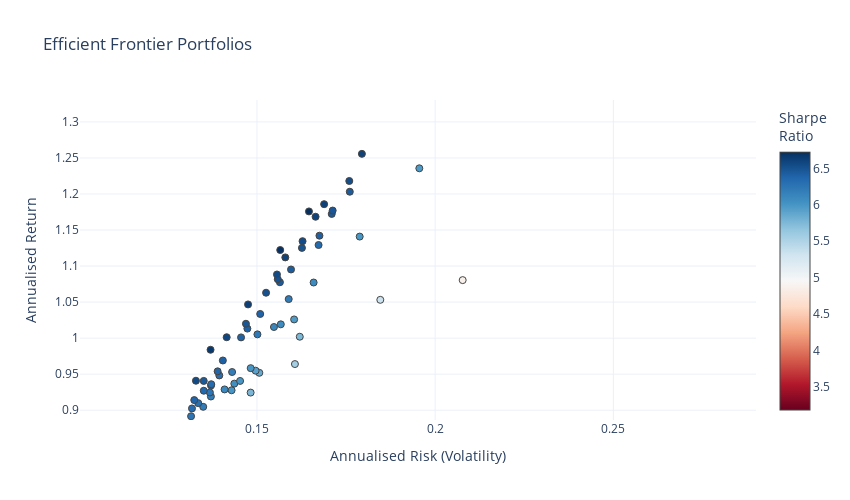

The notebook cell saved with this chart:
### Code cell
#-- Create random portfolio weights and indexes
#- How many assests in the portfolio
n_assets = 4

mean_variance_pairs = []
weights_list=[]
tickers_list=[]

for i in tqdm(range(10000)):
    next_i = False
    while True:
        #- Choose assets randomly without replacement
        assets = np.random.choice(list(e_daily_returns.columns), n_assets, replace=False)
        #- Choose weights randomly ensuring they sum to one
        weights = np.random.rand(n_assets)
        weights = weights/sum(weights)

        #-- Loop over asset pairs and compute portfolio return and variance
        portfolio_E_Variance = 0
        portfolio_E_Return = 0
        for i in range(len(assets)):
            portfolio_E_Return += weights[i] * mus.loc[assets[i]]
            for j in range(len(assets)):
                portfolio_E_Variance += weights[i] * weights[j] * cov.loc[assets[i], assets[j]]

        #-- Skip over dominated portfolios
        for R,V in mean_variance_pairs:
            if (R > portfolio_E_Return) & (V < portfolio_E_Variance):
                next_i = True
                break
        if next_i:
            break

        #-- Add the mean/variance pairs to a list for plotting
        mean_variance_pairs.append([portfolio_E_Return, portfolio_E_Variance])
        weights_list.append(weights)
        tickers_list.append(assets)
        break

print (len(mean_variance_pairs))

import pandas as pd
import numpy as np
import plotly.graph_objects as go

# Convert the list from before into an array for easy plotting
mean_variance_pairs = np.array(mean_variance_pairs)

risk_free_rate = 0.07

# Create lists to store portfolio information
stocks_in_portfolios = []
weights_in_portfolios = []
portfolio_names = []  # List to store portfolio names

# Iterate through each portfolio
for i in range(len(tickers_list)):
    # Extract stocks and their weightage for the portfolio
    assets = tickers_list[i]
    weights = weights_list[i]
    
    # Append to the lists
    stocks_in_portfolios.append(", ".join([asset.split(":")[0] for asset in assets]))  # Extracting only the stock names
    weights_in_portfolios.append(", ".join([f"{weight:.2f}" for weight in weights]))  # Extracting only the weights
    portfolio_names.append(f'Portfolio {i+1}')  # Assigning portfolio names

# Create DataFrame from the collected portfolio data
portfolio_df = pd.DataFrame({'Portfolio Name': portfolio_names,
                             'Stocks': stocks_in_portfolios,
                             'Weights': weights_in_portfolios})

# Print portfolio information
print(portfolio_df)

# Create the figure
fig = go.Figure()
fig.add_trace(go.Scatter(x=mean_variance_pairs[:,1]**0.5, y=mean_variance_pairs[:,0], 
                      marker=dict(color=(mean_variance_pairs[:,0]-risk_free_rate)/(mean_variance_pairs[:,1]**0.5), 
                                  showscale=True, 
                                  size=7,
                                  line=dict(width=1),
                                  colorscale="RdBu",
                                  colorbar=dict(title="Sharpe<br>Ratio")
                                 ), 
                      mode='markers',
                      text=[f"{portfolio_names[i]}<br>{str(np.array(tickers_list[i]))}<br>{str(np.array(weights_list[i]).round(2))}" for i in range(len(tickers_list))]))  # Add portfolio names to text
fig.update_layout(template='plotly_white',
                  xaxis=dict(title='Annualised Risk (Volatility)'),
                  yaxis=dict(title='Annualised Return'),
                  title='Efficient Frontier Portfolios',
                  width=850,
                  height=500)
fig.update_xaxes(range=[0.18, 0.35])
fig.update_yaxes(range=[0.05,0.29])
fig.update_layout(coloraxis_colorbar=dict(title="Sharpe Ratio"))

# Show the figure
fig.show()

### Figure 1 — Plotly figure (JSON) as saved in the notebook; plotly's stock layout.template omitted (floating-point values rounded to 4 significant figures)
{"data": [{"marker": {"color": [5.853, 3.192, 4.335, 5.07, 4.78, 4.843, 3.974, 5.752, 4.848, 5.309, 5.223, 4.622, 5.291, 5.325, 4.539, 5.527, 4.865, 6.194, 4.2, 6.071, 4.999, 4.919, 4.833, 5.914, 4.805, 5.993, 6.318, 5.087, 5.565, 5.959, 5.764, 6.397, 5.988, 3.777, 6.058, 5.472, 5.69, 5.424, 6.035, 6.186, 5.597, 6.447, 5.485, 5.993, 6.109, 3.18, 6.385, 6.399, 6.003, 6.426, 4.959, 6.193, 6.229, 6.332, 6.095, 5.117, 5.586, 6.173, 5.656, 6.303, 6.298, 6.247, 5.644, 6.599, 6.581, 5.247, 4.786, 6.622, 6.44, 5.837, 5.391, 6.361, 6.465, 6.437, 5.645, 5.075, 6.526, 5.28, 6.509, 6.609, 6.291, 6.289, 6.247, 6.315, 5.391, 6.597, 5.817, 6.719, 6.314, 6.722, 6.345, 6.402, 6.492, 6.403, 6.489, 5.606, 6.539, 6.672, 6.446, 6.374, 6.544, 6.466, 6.554, 5.611, 6.146, 5.161, 6.15, 5.961, 6.607], "colorbar": {"title": {"text": "Sharpe<br>Ratio"}}, "colorscale": [[0, "rgb(103,0,31)"], [0.1, "rgb(178,24,43)"], [0.2, "rgb(214,96,77)"], [0.3, "rgb(244,165,130)"], [0.4, "rgb(253,219,199)"], [0.5, "rgb(247,247,247)"], [0.6, "rgb(209,229,240)"], [0.7, "rgb(146,197,222)"], [0.8, "rgb(67,147,195)"], [0.9, "rgb(33,102,172)"], [1, "rgb(5,48,97)"]], "line": {"width": 1}, "showscale": true, "size": 7}, "mode": "markers", "text": ["Portfolio 1<br>['COALINDIA.NS' 'POWERGRID.NS' 'DRREDDY.NS' 'BPCL.NS' 'LT.NS']<br>[0.26 0.18 0.19 0.21 0.16]", "Portfolio 2<br>['JSWSTEEL.NS' 'COALINDIA.NS' 'HCLTECH.NS' 'VEDL.NS' 'POWERGRID.NS']<br>[0.27 0.1  0.41 0.14 0.08]", "Portfolio 3<br>['VEDL.NS' 'INFY.NS' 'DRREDDY.NS' 'ONGC.NS' 'LT.NS']<br>[0.01 0.03 0.44 0.35 0.17]", "Portfolio 4<br>['COALINDIA.NS' 'WIPRO.NS' 'BHARTIARTL.NS' 'LICI.NS' 'POWERGRID.NS']<br>[0.1  0.07 0.34 0.24 0.25]", "Portfolio 5<br>['POWERGRID.NS' 'TATAMOTORS.NS' 'ONGC.NS' 'HEROMOTOCO.NS' 'JSWSTEEL.NS']<br>[0.1  0.19 0.08 0.3  0.32]", "Portfolio 6<br>['BPCL.NS' 'VEDL.NS' 'NTPC.NS' 'DRREDDY.NS' 'LICI.NS']<br>[0.07 0.11 0.32 0.24 0.26]", "Portfolio 7<br>['WIPRO.NS' 'BHARTIARTL.NS' 'HINDALCO.NS' 'INDIGO.NS' 'COALINDIA.NS']<br>[0.25 0.36 0.07 0.25 0.06]", "Portfolio 8<br>['BHARTIARTL.NS' 'INDIGO.NS' 'COALINDIA.NS' 'POWERGRID.NS' 'NTPC.NS']<br>[0.17 0.09 0.32 0.15 0.27]", "Portfolio 9<br>['DRREDDY.NS' 'TATAMOTORS.NS' 'POWERGRID.NS' 'HINDALCO.NS' 'COALINDIA.NS']<br>[0.33 0.1  0.18 0.2  0.19]", "Portfolio 10<br>['BPCL.NS' 'LICI.NS' 'LT.NS' 'COALINDIA.NS' 'BHARTIARTL.NS']<br>[0.12 0.27 0.26 0.19 0.16]", "Portfolio 11<br>['ONGC.NS' 'HCLTECH.NS' 'POWERGRID.NS' 'INDIGO.NS' 'LT.NS']<br>[0.23 0.17 0.25 0.15 0.2 ]", "Portfolio 12<br>['HEROMOTOCO.NS' 'DRREDDY.NS' 'LT.NS' 'ONGC.NS' 'INFY.NS']<br>[0.06 0.33 0.32 0.24 0.06]", "Portfolio 13<br>['LICI.NS' 'HEROMOTOCO.NS' 'WIPRO.NS' 'NTPC.NS' 'LT.NS']<br>[0.24 0.21 0.05 0.22 0.28]", "Portfolio 14<br>['COALINDIA.NS' 'JSWSTEEL.NS' 'WIPRO.NS' 'INDIGO.NS' 'BPCL.NS']<br>[0.41 0.04 0.   0.3  0.24]", "Portfolio 15<br>['JSWSTEEL.NS' 'HEROMOTOCO.NS' 'INDIGO.NS' 'BHARTIARTL.NS' 'HINDALCO.NS']<br>[0.09 0.25 0.26 0.35 0.05]", "Portfolio 16<br>['ONGC.NS' 'DRREDDY.NS' 'BPCL.NS' 'NTPC.NS' 'INDIGO.NS']<br>[0.21 0.27 0.21 0.14 0.17]", "Portfolio 17<br>['JSWSTEEL.NS' 'ONGC.NS' 'NTPC.NS' 'HEROMOTOCO.NS' 'BPCL.NS']<br>[0.01 0.22 0.23 0.03 0.51]", "Portfolio 18<br>['TATAMOTORS.NS' 'POWERGRID.NS' 'DRREDDY.NS' 'LT.NS' 'BPCL.NS']<br>[0.21 0.02 0.27 0.26 0.25]", "Portfolio 19<br>['TCS.NS' 'BHARTIARTL.NS' 'POWERGRID.NS' 'LICI.NS' 'VEDL.NS']<br>[0.23 0.21 0.3  0.15 0.1 ]", "Portfolio 20<br>['NTPC.NS' 'BPCL.NS' 'DRREDDY.NS' 'TATAMOTORS.NS' 'INDIGO.NS']<br>[0.21 0.39 0.11 0.17 0.11]", "Portfolio 21<br>['DRREDDY.NS' 'BHARTIARTL.NS' 'NTPC.NS' 'BAJAJHLDNG.NS' 'HCLTECH.NS']<br>[0.29 0.26 0.23 0.16 0.07]", "Portfolio 22<br>['HEROMOTOCO.NS' 'DRREDDY.NS' 'ONGC.NS' 'BHARTIARTL.NS' 'HCLTECH.NS']<br>[0.28 0.3  0.17 0.03 0.22]", "Portfolio 23<br>['HEROMOTOCO.NS' 'ONGC.NS' 'INFY.NS' 'BHARTIARTL.NS' 'LT.NS']<br>[0.18 0.21 0.1  0.22 0.3 ]", "Portfolio 24<br>['INDIGO.NS' 'HCLTECH.NS' 'BHARTIARTL.NS' 'LT.NS' 'TATAMOTORS.NS']<br>[0.34 0.16 0.05 0.09 0.37]", "Portfolio 25<br>['WIPRO.NS' 'POWERGRID.NS' 'BPCL.NS' 'BHARTIARTL.NS' 'INDIGO.NS']<br>[0.22 0.26 0.07 0.23 0.22]", "Portfolio 26<br>['HCLTECH.NS' 'ONGC.NS' 'DRREDDY.NS' 'TATAMOTORS.NS' 'HEROMOTOCO.NS']<br>[0.13 0.08 0.16 0.31 0.32]", "Portfolio 27<br>['DRREDDY.NS' 'TATAMOTORS.NS' 'NTPC.NS' 'BHARTIARTL.NS' 'ONGC.NS']<br>[0.3  0.32 0.16 0.22 0.  ]", "Portfolio 28<br>['INDIGO.NS' 'BPCL.NS' 'TCS.NS' 'LICI.NS' 'BHARTIARTL.NS']<br>[0.18 0.27 0.15 0.08 0.32]", "Portfolio 29<br>['ONGC.NS' 'JSWSTEEL.NS' 'COALINDIA.NS' 'TATAMOTORS.NS' 'BPCL.NS']<br>[0.09 0.28 0.23 0.29 0.11]", "Portfolio 30<br>['DRREDDY.NS' 'VEDL.NS' 'TATAMOTORS.NS' 'BPCL.NS' 'LICI.NS']<br>[0.2  0.04 0.3  0.34 0.11]", "Portfolio 31<br>['INDIGO.NS' 'BPCL.NS' 'HCLTECH.NS' 'COALINDIA.NS' 'BHARTIARTL.NS']<br>[0.04 0.25 0.17 0.27 0.27]", "Portfolio 32<br>['TATAMOTORS.NS' 'BHARTIARTL.NS' 'COALINDIA.NS' 'INFY.NS' 'BPCL.NS']<br>[0.24 0.28 0.28 0.07 0.12]", "Portfolio 33<br>['BPCL.NS' 'COALINDIA.NS' 'HCLTECH.NS' 'TATAMOTORS.NS' 'ONGC.NS']<br>[0.26 0.02 0.04 0.37 0.32]", "Portfolio 34<br>['LT.NS' 'VEDL.NS' 'BHARTIARTL.NS' 'TCS.NS' 'DRREDDY.NS']<br>[0.14 0.07 0.41 0.12 0.26]", "Portfolio 35<br>['BAJAJHLDNG.NS' 'TATAMOTORS.NS' 'COALINDIA.NS' 'INDIGO.NS' 'NTPC.NS']<br>[0.32 0.29 0.26 0.01 0.12]", "Portfolio 36<br>['HEROMOTOCO.NS' 'BHARTIARTL.NS' 'BPCL.NS' 'LT.NS' 'DRREDDY.NS']<br>[0.25 0.12 0.21 0.12 0.31]", "Portfolio 37<br>['BHARTIARTL.NS' 'POWERGRID.NS' 'BAJAJHLDNG.NS' 'HCLTECH.NS'\n 'TATAMOTORS.NS']<br>[0.21 0.24 0.23 0.15 0.16]", "Portfolio 38<br>['HCLTECH.NS' 'POWERGRID.NS' 'LT.NS' 'DRREDDY.NS' 'BPCL.NS']<br>[0.23 0.1  0.16 0.27 0.23]", "Portfolio 39<br>['BPCL.NS' 'TATAMOTORS.NS' 'DRREDDY.NS' 'WIPRO.NS' 'LT.NS']<br>[0.22 0.23 0.13 0.01 0.41]", "Portfolio 40<br>['BHARTIARTL.NS' 'TATAMOTORS.NS' 'INDIGO.NS' 'LICI.NS' 'NTPC.NS']<br>[0.23 0.2  0.16 0.22 0.18]", "Portfolio 41<br>['POWERGRID.NS' 'INDIGO.NS' 'BHARTIARTL.NS' 'HCLTECH.NS' 'COALINDIA.NS']<br>[0.26 0.09 0.24 0.25 0.15]", "Portfolio 42<br>['TATAMOTORS.NS' 'NTPC.NS' 'HEROMOTOCO.NS' 'COALINDIA.NS' 'ONGC.NS']<br>[0.26 0.16 0.18 0.31 0.09]", "Portfolio 43<br>['LICI.NS' 'POWERGRID.NS' 'HEROMOTOCO.NS' 'LT.NS' 'BHARTIARTL.NS']<br>[0.11 0.19 0.23 0.27 0.21]", "Portfolio 44<br>['BHARTIARTL.NS' 'HCLTECH.NS' 'TATAMOTORS.NS' 'HEROMOTOCO.NS' 'VEDL.NS']<br>[0.2  0.17 0.39 0.19 0.04]", "Portfolio 45<br>['LICI.NS' 'DRREDDY.NS' 'HEROMOTOCO.NS' 'TATAMOTORS.NS' 'INDIGO.NS']<br>[0.11 0.12 0.05 0.43 0.28]", "Portfolio 46<br>['BHARTIARTL.NS' 'TCS.NS' 'JSWSTEEL.NS' 'POWERGRID.NS' 'BAJAJHLDNG.NS']<br>[0.13 0.42 0.15 0.19 0.12]", "Portfolio 47<br>['TATAMOTORS.NS' 'NTPC.NS' 'LT.NS' 'DRREDDY.NS' 'POWERGRID.NS']<br>[0.43 0.11 0.32 0.09 0.05]", "Portfolio 48<br>['HCLTECH.NS' 'POWERGRID.NS' 'BPCL.NS' 'TATAMOTORS.NS' 'HEROMOTOCO.NS']<br>[0.04 0.12 0.28 0.36 0.21]", "Portfolio 49<br>['BHARTIARTL.NS' 'TATAMOTORS.NS' 'HINDALCO.NS' 'POWERGRID.NS' 'LICI.NS']<br>[0.26 0.33 0.05 0.32 0.04]", "Portfolio 50<br>['TCS.NS' 'TATAMOTORS.NS' 'LICI.NS' 'BHARTIARTL.NS' 'BPCL.NS']<br>[0.04 0.52 0.08 0.19 0.16]", "Portfolio 51<br>['LT.NS' 'DRREDDY.NS' 'TCS.NS' 'BHARTIARTL.NS' 'NTPC.NS']<br>[0.22 0.22 0.12 0.32 0.14]", "Portfolio 52<br>['LICI.NS' 'HINDALCO.NS' 'DRREDDY.NS' 'COALINDIA.NS' 'TATAMOTORS.NS']<br>[0.13 0.06 0.18 0.27 0.36]", "Portfolio 53<br>['TATAMOTORS.NS' 'BAJAJHLDNG.NS' 'COALINDIA.NS' 'HEROMOTOCO.NS' 'INFY.NS']<br>[0.29 0.17 0.22 0.25 0.07]", "Portfolio 54<br>['LT.NS' 'BPCL.NS' 'COALINDIA.NS' 'TATAMOTORS.NS' 'JSWSTEEL.NS']<br>[0.14 0.05 0.3  0.41 0.09]", "Portfolio 55<br>['LICI.NS' 'NTPC.NS' 'HCLTECH.NS' 'BHARTIARTL.NS' 'TATAMOTORS.NS']<br>[0.   0.23 0.29 0.2  0.27]", "Portfolio 56<br>['HEROMOTOCO.NS' 'HCLTECH.NS' 'VEDL.NS' 'BHARTIARTL.NS' 'POWERGRID.NS']<br>[0.21 0.16 0.05 0.38 0.2 ]", "Portfolio 57<br>['COALINDIA.NS' 'BHARTIARTL.NS' 'HEROMOTOCO.NS' 'TCS.NS' 'POWERGRID.NS']<br>[0.16 0.24 0.3  0.13 0.17]", "Portfolio 58<br>['BHARTIARTL.NS' 'POWERGRID.NS' 'NTPC.NS' 'LICI.NS' 'TATAMOTORS.NS']<br>[0.28 0.04 0.12 0.24 0.32]", "Portfolio 59<br>['BHARTIARTL.NS' 'TATAMOTORS.NS' 'POWERGRID.NS' 'BAJAJHLDNG.NS'\n 'DRREDDY.NS']<br>[0.22 0.25 0.24 0.28 0.02]", "Portfolio 60<br>['NTPC.NS' 'BAJAJHLDNG.NS' 'HCLTECH.NS' 'TATAMOTORS.NS' 'DRREDDY.NS']<br>[0.14 0.11 0.17 0.37 0.2 ]", "Portfolio 61<br>['POWERGRID.NS' 'HEROMOTOCO.NS' 'TATAMOTORS.NS' 'DRREDDY.NS' 'HCLTECH.NS']<br>[0.25 0.17 0.3  0.19 0.1 ]", "Portfolio 62<br>['TATAMOTORS.NS' 'BAJAJHLDNG.NS' 'LT.NS' 'BHARTIARTL.NS' 'BPCL.NS']<br>[0.37 0.08 0.3  0.21 0.04]", "Portfolio 63<br>['TATAMOTORS.NS' 'BPCL.NS' 'BHARTIARTL.NS' 'POWERGRID.NS' 'TCS.NS']<br>[0.16 0.21 0.2  0.16 0.27]", "Portfolio 64<br>['NTPC.NS' 'TATAMOTORS.NS' 'POWERGRID.NS' 'HEROMOTOCO.NS' 'COALINDIA.NS']<br>[0.26 0.29 0.02 0.23 0.2 ]", "Portfolio 65<br>['HCLTECH.NS' 'BPCL.NS' 'BHARTIARTL.NS' 'COALINDIA.NS' 'TATAMOTORS.NS']<br>[0.21 0.17 0.2  0.19 0.23]", "Portfolio 66<br>['HEROMOTOCO.NS' 'DRREDDY.NS' 'COALINDIA.NS' 'BHARTIARTL.NS' 'INDIGO.NS']<br>[0.18 0.3  0.09 0.34 0.09]", "Portfolio 67<br>['INDIGO.NS' 'TCS.NS' 'HEROMOTOCO.NS' 'BHARTIARTL.NS' 'ONGC.NS']<br>[0.2  0.21 0.12 0.32 0.15]", "Portfolio 68<br>['COALINDIA.NS' 'BPCL.NS' 'INDIGO.NS' 'TATAMOTORS.NS' 'DRREDDY.NS']<br>[0.12 0.26 0.13 0.26 0.23]", "Portfolio 69<br>['HEROMOTOCO.NS' 'NTPC.NS' 'DRREDDY.NS' 'COALINDIA.NS' 'TATAMOTORS.NS']<br>[0.24 0.05 0.18 0.3  0.24]", "Portfolio 70<br>['NTPC.NS' 'TATAMOTORS.NS' 'DRREDDY.NS' 'INFY.NS' 'BHARTIARTL.NS']<br>[0.15 0.27 0.16 0.14 0.28]", "Portfolio 71<br>['BHARTIARTL.NS' 'DRREDDY.NS' 'BPCL.NS' 'HEROMOTOCO.NS' 'NTPC.NS']<br>[0.4  0.27 0.14 0.08 0.11]", "Portfolio 72<br>['NTPC.NS' 'LT.NS' 'BHARTIARTL.NS' 'COALINDIA.NS' 'TATAMOTORS.NS']<br>[0.2  0.26 0.21 0.2  0.13]", "Portfolio 73<br>['BPCL.NS' 'HEROMOTOCO.NS' 'NTPC.NS' 'TATAMOTORS.NS' 'COALINDIA.NS']<br>[0.23 0.19 0.15 0.19 0.25]", "Portfolio 74<br>['TATAMOTORS.NS' 'COALINDIA.NS' 'POWERGRID.NS' 'LT.NS' 'BAJAJHLDNG.NS']<br>[0.42 0.4  0.03 0.06 0.08]", "Portfolio 75<br>['DRREDDY.NS' 'TCS.NS' 'TATAMOTORS.NS' 'BHARTIARTL.NS' 'INDIGO.NS']<br>[0.11 0.17 0.23 0.24 0.25]", "Portfolio 76<br>['TCS.NS' 'NTPC.NS' 'BHARTIARTL.NS' 'TATAMOTORS.NS' 'INDIGO.NS']<br>[0.3  0.03 0.29 0.18 0.2 ]", "Portfolio 77<br>['TATAMOTORS.NS' 'TCS.NS' 'BPCL.NS' 'NTPC.NS' 'COALINDIA.NS']<br>[0.31 0.03 0.3  0.15 0.22]", "Portfolio 78<br>['BHARTIARTL.NS' 'LT.NS' 'POWERGRID.NS' 'ONGC.NS' 'DRREDDY.NS']<br>[0.18 0.24 0.14 0.19 0.24]", "Portfolio 79<br>['HEROMOTOCO.NS' 'LICI.NS' 'COALINDIA.NS' 'DRREDDY.NS' 'TATAMOTORS.NS']<br>[0.18 0.13 0.24 0.16 0.29]", "Portfolio 80<br>['INDIGO.NS' 'BPCL.NS' 'TATAMOTORS.NS' 'NTPC.NS' 'POWERGRID.NS']<br>[0.09 0.09 0.5  0.16 0.15]", "Portfolio 81<br>['BHARTIARTL.NS' 'BAJAJHLDNG.NS' 'NTPC.NS' 'TATAMOTORS.NS' 'INDIGO.NS']<br>[0.25 0.16 0.18 0.22 0.19]", "Portfolio 82<br>['TATAMOTORS.NS' 'BHARTIARTL.NS' 'POWERGRID.NS' 'COALINDIA.NS'\n 'BAJAJHLDNG.NS']<br>[0.19 0.18 0.19 0.22 0.22]", "Portfolio 83<br>['POWERGRID.NS' 'INDIGO.NS' 'BHARTIARTL.NS' 'LT.NS' 'TATAMOTORS.NS']<br>[0.21 0.16 0.34 0.01 0.28]", "Portfolio 84<br>['BHARTIARTL.NS' 'POWERGRID.NS' 'HCLTECH.NS' 'LT.NS' 'TATAMOTORS.NS']<br>[0.23 0.2  0.09 0.24 0.24]", "Portfolio 85<br>['LICI.NS' 'INDIGO.NS' 'DRREDDY.NS' 'NTPC.NS' 'BHARTIARTL.NS']<br>[0.04 0.09 0.25 0.24 0.37]", "Portfolio 86<br>['INDIGO.NS' 'BPCL.NS' 'HEROMOTOCO.NS' 'TATAMOTORS.NS' 'DRREDDY.NS']<br>[0.18 0.15 0.15 0.45 0.07]", "Portfolio 87<br>['NTPC.NS' 'BHARTIARTL.NS' 'DRREDDY.NS' 'BPCL.NS' 'INDIGO.NS']<br>[0.3  0.33 0.13 0.08 0.16]", "Portfolio 88<br>['HCLTECH.NS' 'COALINDIA.NS' 'BPCL.NS' 'TATAMOTORS.NS' 'INDIGO.NS']<br>[0.05 0.21 0.21 0.36 0.17]", "Portfolio 89<br>['INDIGO.NS' 'LT.NS' 'NTPC.NS' 'TATAMOTORS.NS' 'BHARTIARTL.NS']<br>[0.02 0.12 0.1  0.37 0.4 ]", "Portfolio 90<br>['TATAMOTORS.NS' 'NTPC.NS' 'BHARTIARTL.NS' 'BPCL.NS' 'POWERGRID.NS']<br>[0.38 0.29 0.13 0.1  0.09]", "Portfolio 91<br>['LT.NS' 'HEROMOTOCO.NS' 'BHARTIARTL.NS' 'POWERGRID.NS' 'TATAMOTORS.NS']<br>[0.26 0.15 0.23 0.04 0.32]", "Portfolio 92<br>['DRREDDY.NS' 'BPCL.NS' 'LT.NS' 'TATAMOTORS.NS' 'HCLTECH.NS']<br>[0.21 0.26 0.24 0.26 0.03]", "Portfolio 93<br>['COALINDIA.NS' 'TATAMOTORS.NS' 'BHARTIARTL.NS' 'DRREDDY.NS' 'NTPC.NS']<br>[0.18 0.23 0.09 0.12 0.39]", "Portfolio 94<br>['BPCL.NS' 'HEROMOTOCO.NS' 'INDIGO.NS' 'TATAMOTORS.NS' 'DRREDDY.NS']<br>[0.28 0.16 0.14 0.24 0.18]", "Portfolio 95<br>['HCLTECH.NS' 'NTPC.NS' 'COALINDIA.NS' 'INDIGO.NS' 'TATAMOTORS.NS']<br>[0.02 0.28 0.05 0.26 0.4 ]", "Portfolio 96<br>['DRREDDY.NS' 'LT.NS' 'NTPC.NS' 'LICI.NS' 'BHARTIARTL.NS']<br>[0.15 0.14 0.28 0.08 0.34]", "Portfolio 97<br>['COALINDIA.NS' 'HEROMOTOCO.NS' 'POWERGRID.NS' 'LT.NS' 'TATAMOTORS.NS']<br>[0.2  0.28 0.14 0.04 0.34]", "Portfolio 98<br>['BPCL.NS' 'POWERGRID.NS' 'BHARTIARTL.NS' 'TATAMOTORS.NS' 'COALINDIA.NS']<br>[0.06 0.2  0.33 0.24 0.18]", "Portfolio 99<br>['DRREDDY.NS' 'HCLTECH.NS' 'BHARTIARTL.NS' 'TATAMOTORS.NS' 'POWERGRID.NS']<br>[0.13 0.07 0.23 0.39 0.19]", "Portfolio 100<br>['BHARTIARTL.NS' 'TATAMOTORS.NS' 'DRREDDY.NS' 'COALINDIA.NS'\n 'HEROMOTOCO.NS']<br>[0.28 0.19 0.12 0.16 0.25]", "Portfolio 101<br>['INDIGO.NS' 'BPCL.NS' 'COALINDIA.NS' 'TATAMOTORS.NS' 'DRREDDY.NS']<br>[0.05 0.22 0.28 0.23 0.22]", "Portfolio 102<br>['COALINDIA.NS' 'LT.NS' 'TATAMOTORS.NS' 'BHARTIARTL.NS' 'BPCL.NS']<br>[0.26 0.12 0.15 0.25 0.22]", "Portfolio 103<br>['DRREDDY.NS' 'LT.NS' 'TATAMOTORS.NS' 'BPCL.NS' 'NTPC.NS']<br>[0.29 0.2  0.26 0.11 0.13]", "Portfolio 104<br>['BHARTIARTL.NS' 'LT.NS' 'TATAMOTORS.NS' 'POWERGRID.NS' 'BAJAJHLDNG.NS']<br>[0.26 0.3  0.12 0.17 0.15]", "Portfolio 105<br>['TATAMOTORS.NS' 'INDIGO.NS' 'BHARTIARTL.NS' 'HEROMOTOCO.NS' 'DRREDDY.NS']<br>[0.21 0.12 0.25 0.19 0.22]", "Portfolio 106<br>['DRREDDY.NS' 'TCS.NS' 'TATAMOTORS.NS' 'BHARTIARTL.NS' 'POWERGRID.NS']<br>[0.19 0.32 0.2  0.15 0.15]", "Portfolio 107<br>['HEROMOTOCO.NS' 'TATAMOTORS.NS' 'POWERGRID.NS' 'BHARTIARTL.NS'\n 'DRREDDY.NS']<br>[0.1  0.19 0.19 0.27 0.25]", "Portfolio 108<br>['ONGC.NS' 'POWERGRID.NS' 'VEDL.NS' 'COALINDIA.NS' 'TATAMOTORS.NS']<br>[0.04 0.03 0.04 0.52 0.37]", "Portfolio 109<br>['TATAMOTORS.NS' 'COALINDIA.NS' 'DRREDDY.NS' 'BPCL.NS' 'NTPC.NS']<br>[0.38 0.37 0.04 0.15 0.07]"], "type": "scatter", "x": [0.1507, 0.148, 0.1398, 0.1339, 0.1475, 0.1484, 0.1314, 0.162, 0.1451, 0.1499, 0.138, 0.1314, 0.1452, 0.1846, 0.129, 0.1438, 0.2077, 0.1371, 0.123, 0.1659, 0.1187, 0.1333, 0.1304, 0.1496, 0.1296, 0.1482, 0.1318, 0.1311, 0.1607, 0.1604, 0.1482, 0.1455, 0.1788, 0.1167, 0.1567, 0.1312, 0.1217, 0.1293, 0.1436, 0.1349, 0.1287, 0.171, 0.127, 0.1453, 0.1548, 0.1152, 0.1509, 0.1675, 0.1429, 0.1596, 0.112, 0.1589, 0.1501, 0.1673, 0.1409, 0.1213, 0.1308, 0.143, 0.1316, 0.1371, 0.1394, 0.1368, 0.1289, 0.1664, 0.1415, 0.1198, 0.1174, 0.1475, 0.1564, 0.1259, 0.1212, 0.139, 0.1712, 0.176, 0.1205, 0.1195, 0.1759, 0.119, 0.1526, 0.1688, 0.1263, 0.1335, 0.1315, 0.1261, 0.1191, 0.158, 0.1257, 0.1646, 0.1372, 0.1565, 0.1351, 0.1404, 0.1558, 0.1473, 0.1626, 0.1201, 0.1628, 0.137, 0.1351, 0.1324, 0.1556, 0.1469, 0.1329, 0.1198, 0.123, 0.1164, 0.1202, 0.1956, 0.1794], "y": [0.9519, 0.5423, 0.676, 0.7488, 0.7749, 0.7888, 0.5921, 1.002, 0.7736, 0.8657, 0.7909, 0.6775, 0.8385, 1.053, 0.6558, 0.8651, 1.08, 0.919, 0.5866, 1.077, 0.6637, 0.7257, 0.7004, 0.9549, 0.6928, 0.9583, 0.9024, 0.737, 0.964, 1.026, 0.9244, 1.001, 1.141, 0.5108, 1.019, 0.788, 0.7624, 0.7712, 0.9368, 0.9047, 0.7905, 1.172, 0.7667, 0.9406, 1.015, 0.4364, 1.034, 1.142, 0.9276, 1.095, 0.6255, 1.054, 1.005, 1.129, 0.9288, 0.6906, 0.8005, 0.953, 0.8145, 0.9342, 0.9482, 0.9246, 0.7974, 1.168, 1.001, 0.6987, 0.632, 1.047, 1.078, 0.8048, 0.7231, 0.9539, 1.177, 1.203, 0.7504, 0.6763, 1.218, 0.6981, 1.063, 1.186, 0.8647, 0.9098, 0.8916, 0.8664, 0.7123, 1.112, 0.8011, 1.176, 0.9361, 1.122, 0.927, 0.969, 1.082, 1.013, 1.125, 0.7433, 1.135, 0.9838, 0.9406, 0.914, 1.088, 1.02, 0.9409, 0.7421, 0.8259, 0.6708, 0.8094, 1.236, 1.256]}], "layout": {"coloraxis": {"colorbar": {"title": {"text": "Sharpe Ratio"}}}, "dragmode": "zoom", "height": 500, "title": {"text": "Efficient Frontier Portfolios"}, "width": 850, "xaxis": {"autorange": false, "range": [0.1003, 0.29], "title": {"text": "Annualised Risk (Volatility)"}, "type": "linear"}, "yaxis": {"autorange": false, "range": [0.8864, 1.33], "title": {"text": "Annualised Return"}, "type": "linear"}}}
